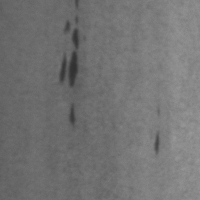
#> input picture NEU-CLS/NEU-CLS/In_10.bmp, 200 x 200 px; its folder holds 3 pictures in this run
$ python neu_cls_probe.py   (older library calls are emulated)
#> lines starting #> are read from the running program, lines starting #| are printed output that depends on the picture
"""Feasibility check: can OpenCV features + a NumPy classifier beat 90% on NEU-CLS?

Run BEFORE committing to a design. NEU-CLS is 1800 images / 6 classes, so a
meaningful held-out split is possible - unlike our 5 synthetic samples.

No sklearn or torch in this environment (and no cv2.ml in the OpenCV 5 wheel), so
the classifier head is implemented directly in NumPy. If accuracy is poor here,
the whole learned-classifier direction is wrong and we should stay classical and
report the low F1 honestly instead.

    python eval/neu_cls_probe.py
"""
import sys
import time
from pathlib import Path

import cv2
import numpy as np

ROOT = Path(__file__).resolve().parents[1]
sys.path.insert(0, str(ROOT))

CLS_DIR = ROOT / "NEU-CLS" / "NEU-CLS"
CLASSES = ("Cr", "In", "Pa", "PS", "RS", "Sc")  # crazing, inclusion, patches,
# pitted_surface, rolled-in_scale, scratches  (NEU-CLS filename prefixes)
CLASS_NAMES = {
    "Cr": "crazing", "In": "inclusion", "Pa": "patches",
    "PS": "pitted_surface", "RS": "rolled-in_scale", "Sc": "scratches",
}

GABOR_SCALES = (3, 5, 9, 15)
GABOR_ORIENTS = (0, 45, 90, 135)
GABOR_SIGMA = 2.0
GABOR_GAMMA = 0.5


def gabor_bank():
    kernels = []
    for s in GABOR_SCALES:
        for o in GABOR_ORIENTS:
            k = cv2.getGaborKernel((0, 0), s, np.deg2rad(o), GABOR_SIGMA, 0, GABOR_GAMMA, ktype=cv2.CV_64F)
            kernels.append(k)
#> pass 2 of the loop in main, `for c in CLASSES:`:
#> pass 3 of the loop in main, `for c in CLASSES:`:
#> the loop made 6 passes; the first 3 are shown
#> in load_image, img is the input picture: shape (200, 200); min 48, max 153, mean 115.2
    return kernels


KERNELS = gabor_bank()


def describe(gray, out):
    """Append a fixed-length descriptor of `gray` to list `out`."""
    g = gray.astype(np.float32)
    g = (g - g.mean()) / (g.std() + 1e-6)  # illumination-invariant
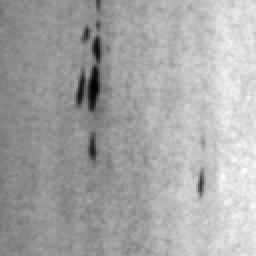
#> g: shape (128, 128) float32 (shown 2 times larger); min -4.77, max 2.51, mean 0; drawn with min black and max white

    # Gabor energy: local orientation/selectivity signature of the texture
    for k in KERNELS:
        r = cv2.filter2D(g, cv2.CV_32F, k, borderType=cv2.BORDER_REPLICATE)
        e = float(np.sqrt((r * r).mean()))
        out.append(e)
        out.append(float(np.abs(r).mean()))
#> this loop made 16 passes
#> e on passes 1 to 12: 0.118, 0, 0, 0.878, 0.148, 0, 0, 0.878, 0.196, 0, 0, 0.878
#> pass 1, in describe, `r = cv2.filter2D(g, cv2.CV_32F, k, borderType=cv2.BORDER_REPLICATE)`:
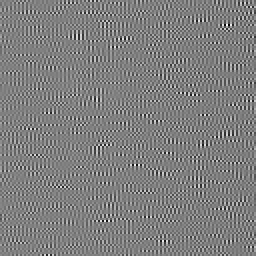
#> r: shape (128, 128) float32 (shown 2 times larger); min -0.475, max 0.477, mean 4.58e-05; drawn with min black and max white
#> after the loop, out = 32 values, max 0.878 at index 6, min 0 at index 2, mean 0.239

    # Gradient statistics
    gx = cv2.Sobel(g, cv2.CV_32F, 1, 0, ksize=3)
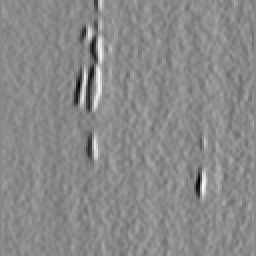
#> gx: shape (128, 128) float32 (shown 2 times larger); min -13.83, max 12.03, mean 0.173; drawn with min black and max white
    gy = cv2.Sobel(g, cv2.CV_32F, 0, 1, ksize=3)
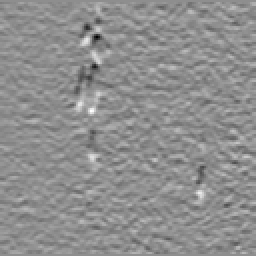
#> gy: shape (128, 128) float32 (shown 2 times larger); min -8, max 6.27, mean 0.00664; drawn with min black and max white
    mag = cv2.magnitude(gx, gy)
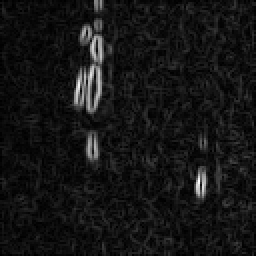
#> mag: shape (128, 128) float32 (shown 2 times larger); min 0, max 14.16, mean 1.19; drawn with min black and max white
    out.append(float(mag.mean()))
    out.append(float(mag.std()))
    out.append(float(np.percentile(mag, 95)))
    ang = (np.arctan2(gy, gx) + np.pi) / (2 * np.pi)
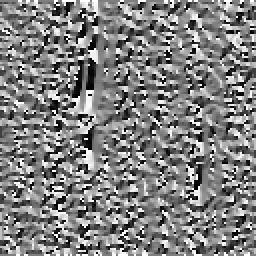
#> ang: shape (128, 128) float32 (shown 2 times larger); min 0, max 1, mean 0.507
    hist, _ = np.histogram(ang, bins=8, range=(0, 1), weights=mag)
#> hist = [2635.9, 1423.7, 1855.8, 3769.8, 3810.6, 2025.9, 1637, 2331.4]
    hist = hist / (hist.sum() + 1e-6)
#> hist = [0.135, 0.073, 0.0952, 0.193, 0.196, 0.104, 0.084, 0.12]
    out.extend(hist.tolist())

    # Multi-scale local anomaly energy (same idea as the localiser)
    for k in (9, 21, 41):
        bg = cv2.blur(g, (k, k))
        d = cv2.absdiff(g, bg)
        out.append(float(d.mean()))
        out.append(float(d.std()))
        out.append(float((d > 12).mean()))
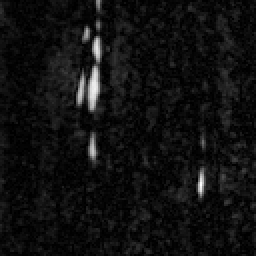
#> d: shape (128, 128) float32 (shown 2 times larger); min 0, max 4.04, mean 0.266; drawn with min black and max white
#> after the loop, out = 52 values, max 2.56 at index 34, min 0 at index 2, mean 0.294

    # Coarse intensity profile
    small = cv2.resize(gray, (4, 4), interpolation=cv2.INTER_AREA)
#> small = [[105, 105, 119, 133], [106, 99, 120, 134], [104, 105, 119, 132], [105, 108, 119, 133]]
    out.extend((small.astype(np.float32) / 255.0).ravel().tolist())

    # Laplacian energy (surface roughness / pit texture)
    out.append(float(cv2.Laplacian(g, cv2.CV_32F).var()))


def load_image(p, size=128):
    img = cv2.imread(str(p), cv2.IMREAD_GRAYSCALE)
    if img is None:
        return None
    return cv2.resize(img, (size, size), interpolation=cv2.INTER_AREA)


# ---------- NumPy classifier heads ----------

def nearest_centroid(Xtr, ytr, Xte, n_classes):
    cents = np.stack([Xtr[ytr == c].mean(axis=0) for c in range(n_classes)])
    var = Xtr.var(axis=0) + 1e-6
    d = ((Xte[:, None, :] - cents[None, :, :]) ** 2 / var).sum(axis=2)
    return d.argmin(axis=1)


def logistic_regression(Xtr, ytr, Xte, n_classes, epochs=400, lr=0.5, l2=1e-3):
    """Multinomial logistic regression, full-batch gradient descent."""
    n, d = Xtr.shape
    W = np.zeros((d, n_classes))
    b = np.zeros(n_classes)
    Y = np.zeros((n, n_classes))
    Y[np.arange(n), ytr] = 1.0
    for _ in range(epochs):
        Z = Xtr @ W + b
        Z -= Z.max(axis=1, keepdims=True)
        P = np.exp(Z)
        P /= P.sum(axis=1, keepdims=True)
        G = (P - Y) / n
        W -= lr * (Xtr.T @ G + l2 * W)
        b -= lr * G.sum(axis=0)
    Z = Xte @ W + b
    Z -= Z.max(axis=1, keepdims=True)
    P = np.exp(Z)
    P /= P.sum(axis=1, keepdims=True)
    return P.argmax(axis=1), P


def main():
    paths = []
    for c in CLASSES:
        ps = sorted(CLS_DIR.glob(f"{c}_*.bmp"))
        paths += [(p, CLASSES.index(c)) for p in ps]
    print(f"loaded {len(paths)} images, {len(CLASSES)} classes, "
          f"{len(KERNELS)} gabor filters")

    t0 = time.time()
    X, y = [], []
    for p, c in paths:
        g = load_image(p)
        if g is None:
            continue
        f = []
        describe(g, f)
        X.append(f)
        y.append(c)
#> pass 2 of the loop in main, `for p, c in paths:`:
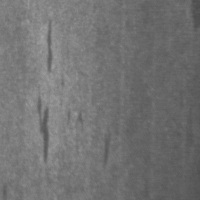
#> input picture NEU-CLS/NEU-CLS/In_107.bmp, 200 x 200 px
#> in load_image, img is the input picture: shape (200, 200); min 76, max 165, mean 114.3
#> the loop in describe (call 2), `for k in KERNELS:` made 16 passes
#> after the loop in describe (call 2), `for k in KERNELS:`: out = 32 values, max 0.878 at index 6, min 0 at index 2, mean 0.255
#> in describe (call 2), `ang = (np.arctan2(gy, gx) + np.pi) / (2 * np.pi)`:
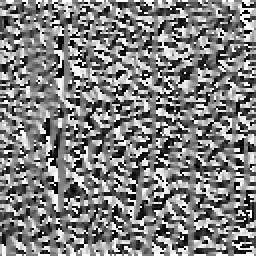
#> ang: shape (128, 128) float32 (shown 2 times larger); min 0, max 1, mean 0.503
#> in describe (call 2), `hist, _ = np.histogram(ang, bins=8, range=(0, 1), weights=mag)`: hist = [4635.8, 2337.3, 2141.5, 3641.9, 3755.2, 1739.1, 2153.9, 5159.9]
#> in describe (call 2), `hist = hist / (hist.sum() + 1e-6)`: hist = [0.181, 0.0914, 0.0838, 0.142, 0.147, 0.068, 0.0843, 0.202]
#> after the loop in describe (call 2), `for k in (9, 21, 41):`:
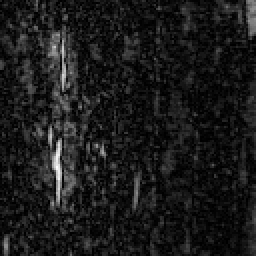
#> d: shape (128, 128) float32 (shown 2 times larger); min 0, max 2.87, mean 0.304; drawn with min black and max white
#> after the loop in describe (call 2), `for k in (9, 21, 41):`: out = 52 values, max 3.55 at index 34, min 0 at index 2, mean 0.333
#> small = [[129, 126, 109, 101], [128, 129, 108, 100], [125, 127, 106, 98], [121, 119, 105, 95]]
#> pass 3 of the loop in main, `for p, c in paths:`:
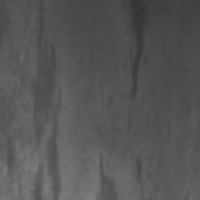
#> input picture NEU-CLS/NEU-CLS/In_111.bmp, 200 x 200 px
#> in load_image, img is the input picture: shape (200, 200); min 49, max 130, mean 86.1
#> the loop in describe (call 3), `for k in KERNELS:` made 16 passes
#> after the loop in describe (call 3), `for k in KERNELS:`: out = 32 values, max 0.878 at index 6, min 0 at index 2, mean 0.238
#> in describe (call 3), `ang = (np.arctan2(gy, gx) + np.pi) / (2 * np.pi)`:
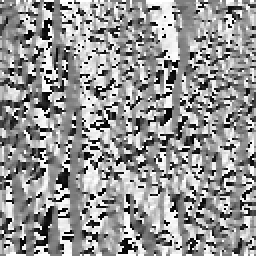
#> ang: shape (128, 128) float32 (shown 2 times larger); min 0, max 1, mean 0.587
#> in describe (call 3), `hist, _ = np.histogram(ang, bins=8, range=(0, 1), weights=mag)`: hist = [2748.1, 585, 559.1, 2467.4, 4104.8, 1453, 1477.3, 4949.9]
#> in describe (call 3), `hist = hist / (hist.sum() + 1e-6)`: hist = [0.15, 0.0319, 0.0305, 0.135, 0.224, 0.0792, 0.0805, 0.27]
#> after the loop in describe (call 3), `for k in (9, 21, 41):`:
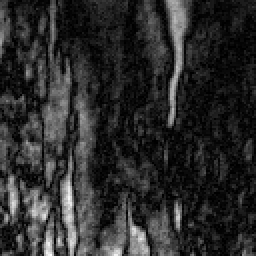
#> d: shape (128, 128) float32 (shown 2 times larger); min 4.88e-05, max 1.85, mean 0.318; drawn with min black and max white
#> after the loop in describe (call 3), `for k in (9, 21, 41):`: out = 52 values, max 3.29 at index 34, min 0 at index 2, mean 0.299
#> small = [[83, 76, 70, 69], [88, 85, 78, 76], [93, 94, 85, 82], [106, 106, 95, 89]]
    X = np.asarray(X, dtype=np.float64)
    y = np.asarray(y)
#> y = [1, 1, 1]
    print(f"features {X.shape} in {time.time() - t0:.1f}s "
          f"({(time.time() - t0) / len(X) * 1000:.2f} ms/image)")

    # Stratified 70/30 split, fixed seed for reproducibility
    rng = np.random.default_rng(0)
    tr, te = [], []
    for c in range(len(CLASSES)):
        idx = np.where(y == c)[0]
        rng.shuffle(idx)
        k = int(len(idx) * 0.7)
        tr += list(idx[:k])
        te += list(idx[k:])
#> this loop made 6 passes
#> k on pass 2: 2
    tr, te = np.array(tr), np.array(te)

    mu, sd = X[tr].mean(axis=0), X[tr].std(axis=0) + 1e-6
#> mu = 69 values, max 2.92 at index 34, min 0 at index 2, mean 0.317; sd = 69 values, max 0.361 at index 34, min 1e-06 at index 2, mean 0.0277
    Xn = (X - mu) / sd

    for name, fn in (("nearest_centroid", nearest_centroid), ("logreg", logistic_regression)):
        t = time.time()
        out = fn(Xn[tr], y[tr], Xn[te], len(CLASSES))
        pred, probs = (out if isinstance(out, tuple) else (out, None))
        acc = (pred == y[te]).mean()
        print(f"\n{name}: held-out accuracy = {acc * 100:.2f}%  ({time.time() - t:.1f}s)")
        cm = np.zeros((len(CLASSES), len(CLASSES)), int)
        for t_, p_ in zip(y[te], pred):
            cm[t_, p_] += 1
        print("      " + " ".join(f"{c:>5}" for c in CLASSES))
        for i, c in enumerate(CLASSES):
            rec = cm[i, i] / max(1, cm[i].sum())
            prec = cm[i, i] / max(1, cm[:, i].sum())
            f1 = 2 * prec * rec / (prec + rec) if (prec + rec) else 0
            print(f"  {CLASS_NAMES[c]:<18}" + " ".join(f"{v:>5}" for v in cm[i])
                  + f"   R={rec:.2f} P={prec:.2f} F1={f1:.2f}")
#> this loop made 2 passes
#> (out, pred, acc) on pass 1: ([0], [0], 0)
#> (pred, probs, acc) on pass 2: ([1], [[0.000848, 0.996, 0.000848, 0.000848, 0.000848, 0.000848]], 1)
#|   crazing               0     0     0     0     0     0   R=0.00 P=0.00 F1=0.00
#|   inclusion             1     0     0     0     0     0   R=0.00 P=0.00 F1=0.00
#|   patches               0     0     0     0     0     0   R=0.00 P=0.00 F1=0.00
#|   pitted_surface        0     0     0     0     0     0   R=0.00 P=0.00 F1=0.00
#|   rolled-in_scale       0     0     0     0     0     0   R=0.00 P=0.00 F1=0.00
#|   scratches             0     0     0     0     0     0   R=0.00 P=0.00 F1=0.00
#|   crazing               0     0     0     0     0     0   R=0.00 P=0.00 F1=0.00
#|   inclusion             0     1     0     0     0     0   R=1.00 P=1.00 F1=1.00
#|   patches               0     0     0     0     0     0   R=0.00 P=0.00 F1=0.00
#|   pitted_surface        0     0     0     0     0     0   R=0.00 P=0.00 F1=0.00
#> (further printed lines are left out)


if __name__ == "__main__":
    main()
